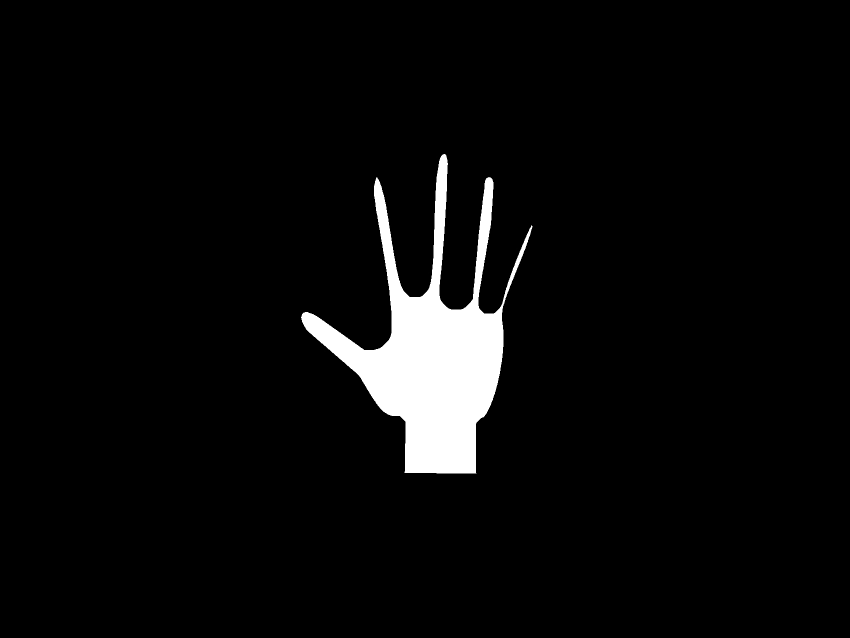
#> input picture Images/color_mask4.jpg, 1699 x 1275 px (shown at 1/2 size)
$ python gloves.py   (older library calls are emulated)
#> lines starting #> are read from the running program, lines starting #| are printed output that depends on the picture; after the words box and inside, x2 and y2 are one past the last pixel; in counts of white or black regions, pixels touching at a corner belong together
import numpy as np
import cv2
import math
import time
from sklearn.mixture import GaussianMixture,BayesianGaussianMixture

class Gloves:
    clahe = cv2.createCLAHE(clipLimit=2.0, tileGridSize=(8, 8))
    def __init__(self):
        self.camera_width = None
        self.camera_height = None

    def enhance_image(self, image):
        Y, U, V = cv2.split(cv2.cvtColor(image, cv2.COLOR_BGR2YUV))
        Y = self.clahe.apply(Y)
        new = cv2.cvtColor(cv2.merge((Y, U, V)), cv2.COLOR_YUV2BGR)
        new = cv2.medianBlur(new, 11)
        return new

    def get_samples(self, size = 50):
#> called with size = 50
        color_mask = cv2.imread('Images/color_mask4.jpg')
#> color_mask is the input picture: shape (1275, 1699, 3); min 0, max 255, mean 11

        cover = cv2.imread('Images/hand2.jpg', 1)
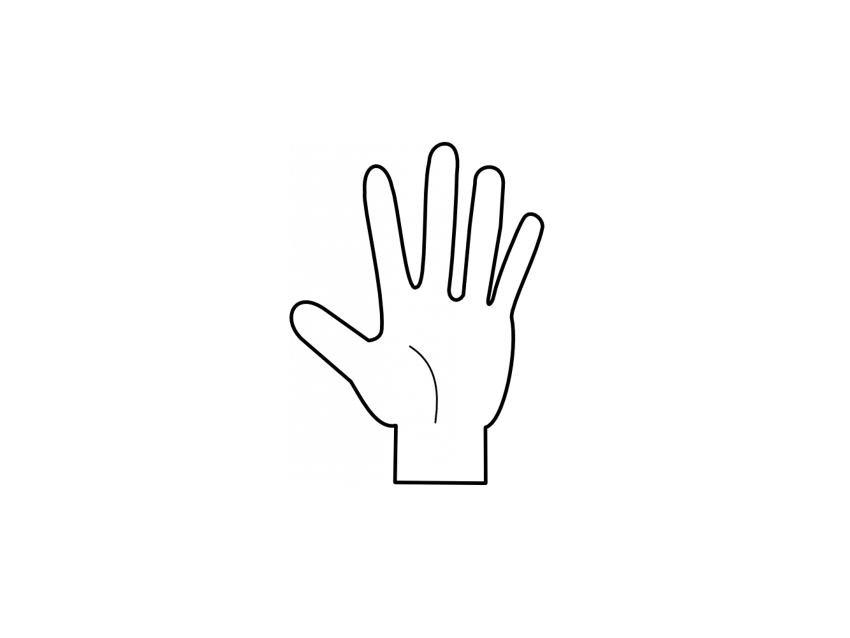
#> input picture Images/hand2.jpg, 1699 x 1275 px (shown at 1/2 size)
#> cover is the input picture: shape (1275, 1699, 3); min 0, max 255, mean 251.9

        # start camera
        camera = cv2.VideoCapture(0)
        ret_val, orig = camera.read()
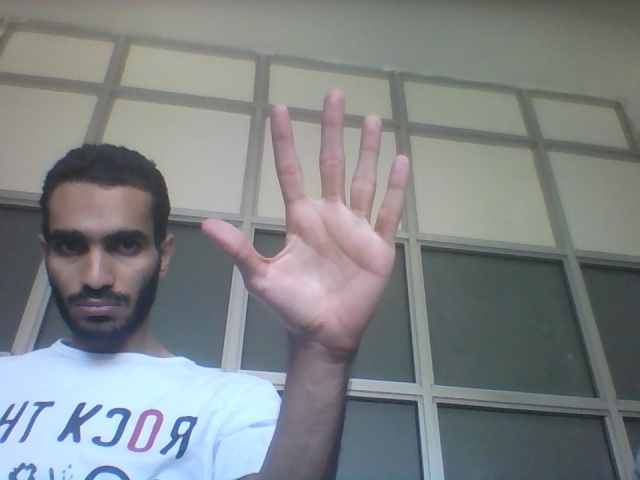
#> input picture Gloves/20180709-124855.jpg, 640 x 480 px, given in place of the camera
#> orig is the input picture: shape (480, 640, 3); mean B, G, R 134.6, 132.7, 128.2
        # get width and height of the image captured by the camera
        self.camera_height, self.camera_width, _ = orig.shape
#> self.camera_height = 480; self.camera_width = 640

        flag = True

        start = time.time()
        while True:
            ret_val, orig = camera.read()
            orig = cv2.flip(orig, 1)
            image = orig.copy()
            frame = self.enhance_image(orig)
#> in enhance_image, `Y, U, V = cv2.split(cv2.cvtColor(image, cv2.COLOR_BGR2YUV))`:
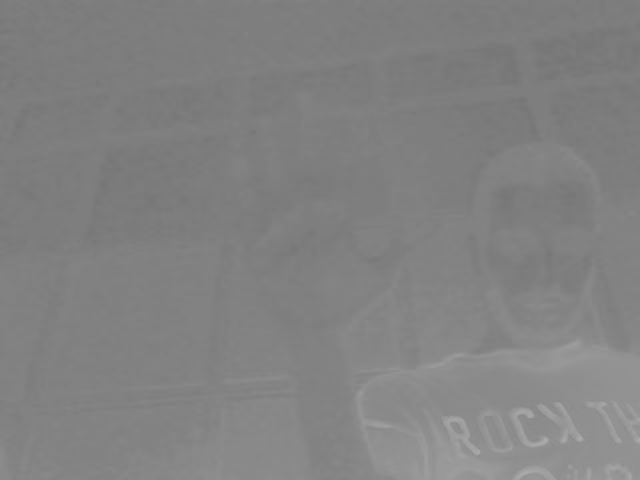
#> U: shape (480, 640); min 118, max 172, mean 129.6
#> in enhance_image, `Y, U, V = cv2.split(cv2.cvtColor(image, cv2.COLOR_BGR2YUV))`:
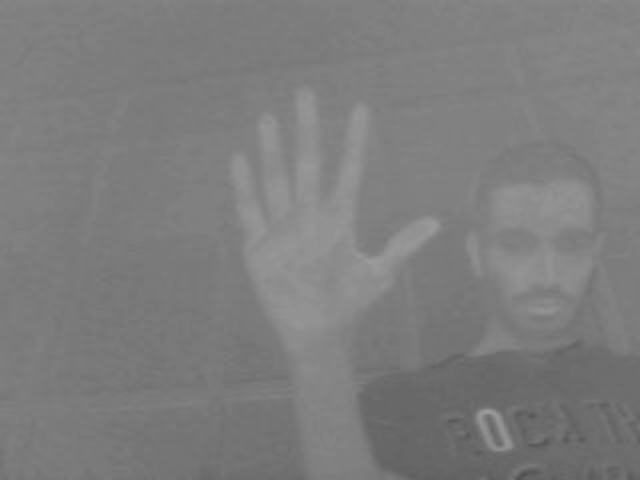
#> V: shape (480, 640); min 82, max 158, mean 125
#> in enhance_image, `Y = self.clahe.apply(Y)`:
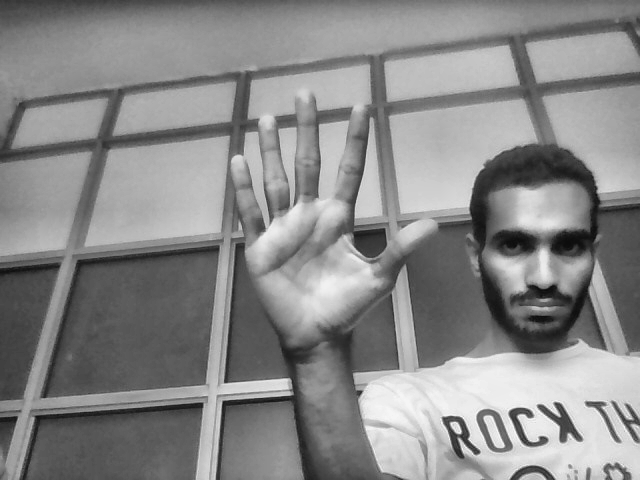
#> Y: shape (480, 640); min 11, max 250, mean 137
#> in enhance_image, `new = cv2.medianBlur(new, 11)`:
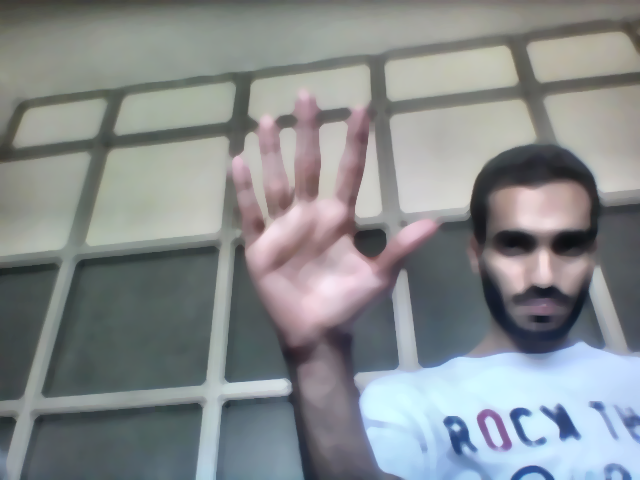
#> new: shape (480, 640, 3); mean B, G, R 140.9, 139, 134.4

            if flag:
                flag = False  # to be executed once

                cover = cv2.resize(cover, (frame.shape[1], frame.shape[0]), interpolation=cv2.INTER_CUBIC)
#> cover: shape (480, 640, 3)
                color_mask = cv2.resize(color_mask, (frame.shape[1], frame.shape[0]), interpolation=cv2.INTER_CUBIC)
#> color_mask: shape (480, 640, 3)

                _, cover_mask = cv2.threshold(cv2.cvtColor(cover, cv2.COLOR_BGR2GRAY), 127, 1, cv2.THRESH_BINARY)
#> cover_mask: shape (480, 640); values 0 (black) and 1 (white), 98.8% white; black in thin lines or dots, all inside (x1, y1, x2, y2) = (218, 107, 410, 365)
                _, color_mask = cv2.threshold(cv2.cvtColor(color_mask, cv2.COLOR_BGR2GRAY), 127, 1, cv2.THRESH_BINARY)
#> color_mask: shape (480, 640); values 0 (black) and 1 (white), 4.3% white; 1 white region, box (x1, y1, x2, y2) and area: (227, 116, 401, 357) 13296

                cover_mask = cover_mask.astype(bool)
                color_mask = color_mask.astype(bool)

            orig[~cover_mask] = cover[~cover_mask]
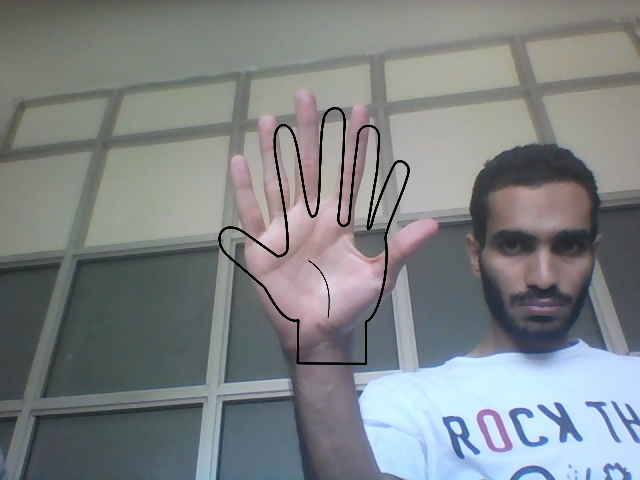
#> orig: shape (480, 640, 3); mean B, G, R 133.1, 131.2, 126.5

            if time.time() - start >= 10:
                masked = frame[color_mask]
                cv2.destroyWindow('img')
                break

            cv2.imshow('img', orig)
            if cv2.waitKey(1) == 27:
#> (key Esc is pressed here)
                break  # esc to quit

        tmp = int(size)
        while tmp > 0:
            idx = np.random.randint(0, masked.shape[0])
            sample = masked[idx, :]
            if tmp == size:
                samples = np.array([sample])
                tmp -= 1
                continue
            d = np.linalg.norm(sample - samples, axis=1)
            if np.any(d < 20):
                continue
            else:
                samples = np.append(samples, [sample], axis=0)
                tmp -= 1
        samples = samples.reshape(1, -1, 3)
        samples = cv2.cvtColor(samples, cv2.COLOR_BGR2HSV)
        camera.release()
        cv2.destroyWindow('img')

        return image, samples, masked

    # [24 lines left out: functions train_gmm, classify_gmm, not called in this run]

    def train(self):
        size = 50
        image, samples, masked = self.get_samples(size)
        self.gmm, self.max_prob = self.train_gmm(masked)

        return image

    # [50 lines left out: functions preprocess_image, get_hand_center, not called in this run]

    def get_camera_dimensions(self):
        return self.camera_width, self.camera_height

if __name__ == "__main__":
    glove = Gloves()
#> (the run stopped early here; a loop or call above may not have finished)
